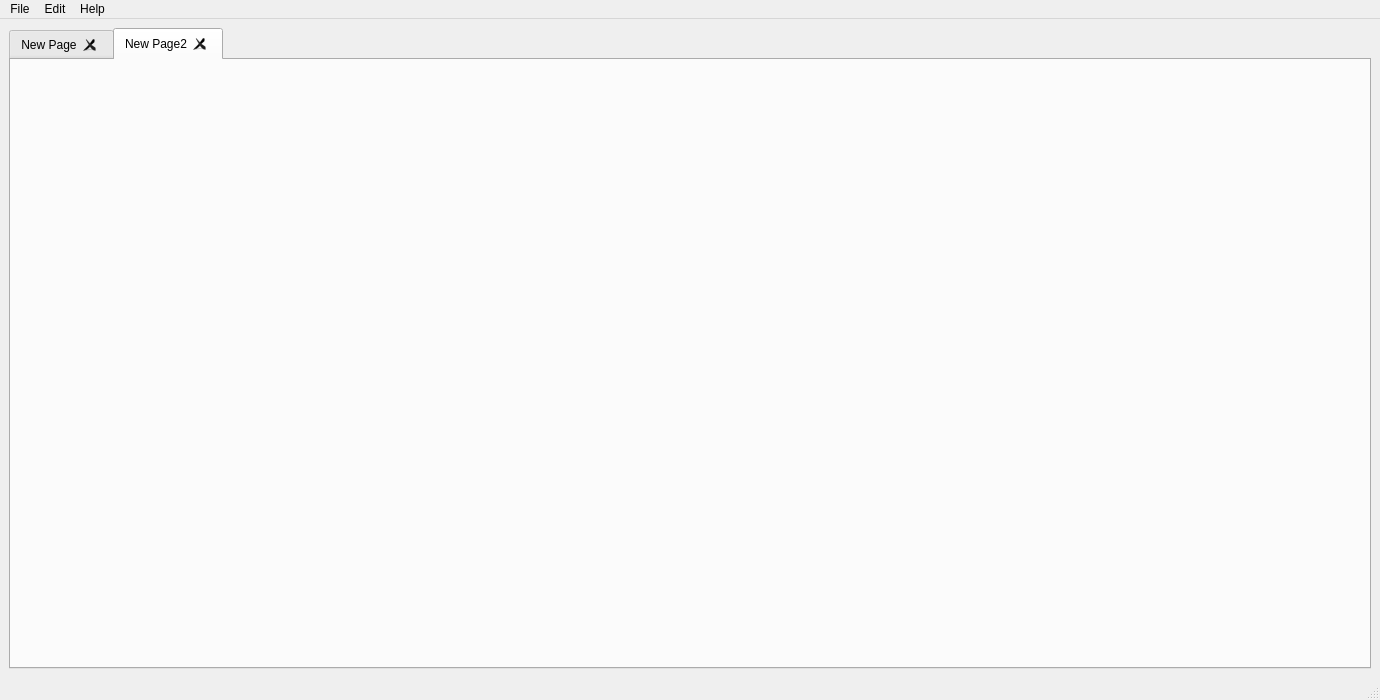
<?xml version="1.0" encoding="UTF-8"?>
<ui version="4.0">
 <class>RWindow</class>
 <widget class="QMainWindow" name="RWindow">
  <property name="geometry">
   <rect>
    <x>0</x>
    <y>0</y>
    <width>1380</width>
    <height>700</height>
   </rect>
  </property>
  <property name="windowTitle">
   <string>RWindow</string>
  </property>
  <widget class="QWidget" name="centralwidget">
   <layout class="QVBoxLayout" name="verticalLayout">
    <item>
     <widget class="QTabWidget" name="tabWidget_Note">
      <property name="currentIndex">
       <number>1</number>
      </property>
      <property name="iconSize">
       <size>
        <width>16</width>
        <height>16</height>
       </size>
      </property>
      <property name="elideMode">
       <enum>Qt::ElideLeft</enum>
      </property>
      <property name="usesScrollButtons">
       <bool>true</bool>
      </property>
      <property name="documentMode">
       <bool>false</bool>
      </property>
      <property name="tabsClosable">
       <bool>true</bool>
      </property>
      <property name="movable">
       <bool>true</bool>
      </property>
      <property name="tabBarAutoHide">
       <bool>false</bool>
      </property>
      <widget class="QWidget" name="RBaseTab">
       <attribute name="title">
        <string>New Page</string>
       </attribute>
      </widget>
      <widget class="QWidget" name="RBaseTab2">
       <attribute name="title">
        <string>New Page2</string>
       </attribute>
      </widget>
     </widget>
    </item>
   </layout>
  </widget>
  <widget class="QMenuBar" name="menubar">
   <property name="geometry">
    <rect>
     <x>0</x>
     <y>0</y>
     <width>1380</width>
     <height>24</height>
    </rect>
   </property>
   <widget class="QMenu" name="menuFile">
    <property name="title">
     <string>File</string>
    </property>
    <addaction name="actionNew"/>
    <addaction name="actionOpen"/>
    <addaction name="actionSave"/>
    <addaction name="actionSave_As"/>
    <addaction name="separator"/>
    <addaction name="actionExit"/>
   </widget>
   <widget class="QMenu" name="menuHelp">
    <property name="title">
     <string>Help</string>
    </property>
    <addaction name="actionAbout"/>
    <addaction name="actionSupport"/>
    <addaction name="separator"/>
    <addaction name="actionSend_Feedback"/>
   </widget>
   <widget class="QMenu" name="menuEdit">
    <property name="title">
     <string>Edit</string>
    </property>
    <widget class="QMenu" name="menuTheme">
     <property name="title">
      <string>Editor Theme</string>
     </property>
     <addaction name="actionLight"/>
     <addaction name="actionDark"/>
     <addaction name="actionMonokai"/>
    </widget>
    <addaction name="actionFont"/>
    <addaction name="menuTheme"/>
   </widget>
   <addaction name="menuFile"/>
   <addaction name="menuEdit"/>
   <addaction name="menuHelp"/>
  </widget>
  <widget class="QStatusBar" name="statusbar"/>
  <action name="actionNew">
   <property name="text">
    <string>New Tab</string>
   </property>
   <property name="shortcut">
    <string>Ctrl+N</string>
   </property>
  </action>
  <action name="actionSave">
   <property name="text">
    <string>Save</string>
   </property>
   <property name="shortcut">
    <string>Ctrl+S</string>
   </property>
  </action>
  <action name="actionOpen">
   <property name="text">
    <string>Open</string>
   </property>
   <property name="shortcut">
    <string>Ctrl+O</string>
   </property>
  </action>
  <action name="actionExit">
   <property name="text">
    <string>Exit</string>
   </property>
  </action>
  <action name="actionNew_Window">
   <property name="text">
    <string>New Window</string>
   </property>
   <property name="shortcut">
    <string>Ctrl+Shift+N</string>
   </property>
  </action>
  <action name="actionSave_As">
   <property name="text">
    <string>Save As</string>
   </property>
   <property name="shortcut">
    <string>Ctrl+Shift+S</string>
   </property>
  </action>
  <action name="actionAbout">
   <property name="text">
    <string>About RNote</string>
   </property>
  </action>
  <action name="actionSupport">
   <property name="text">
    <string>Help and Support</string>
   </property>
  </action>
  <action name="actionSend_Feedback">
   <property name="text">
    <string>Send Feedback</string>
   </property>
  </action>
  <action name="actionTestCode">
   <property name="text">
    <string>TestCode</string>
   </property>
  </action>
  <action name="actionLight">
   <property name="text">
    <string>Theme Light</string>
   </property>
  </action>
  <action name="actionDark">
   <property name="text">
    <string>Absolute Dark</string>
   </property>
  </action>
  <action name="actionFont">
   <property name="text">
    <string>Font ...</string>
   </property>
  </action>
  <action name="actionMonokai">
   <property name="text">
    <string>Monokai</string>
   </property>
  </action>
 </widget>
 <resources/>
 <connections/>
</ui>
